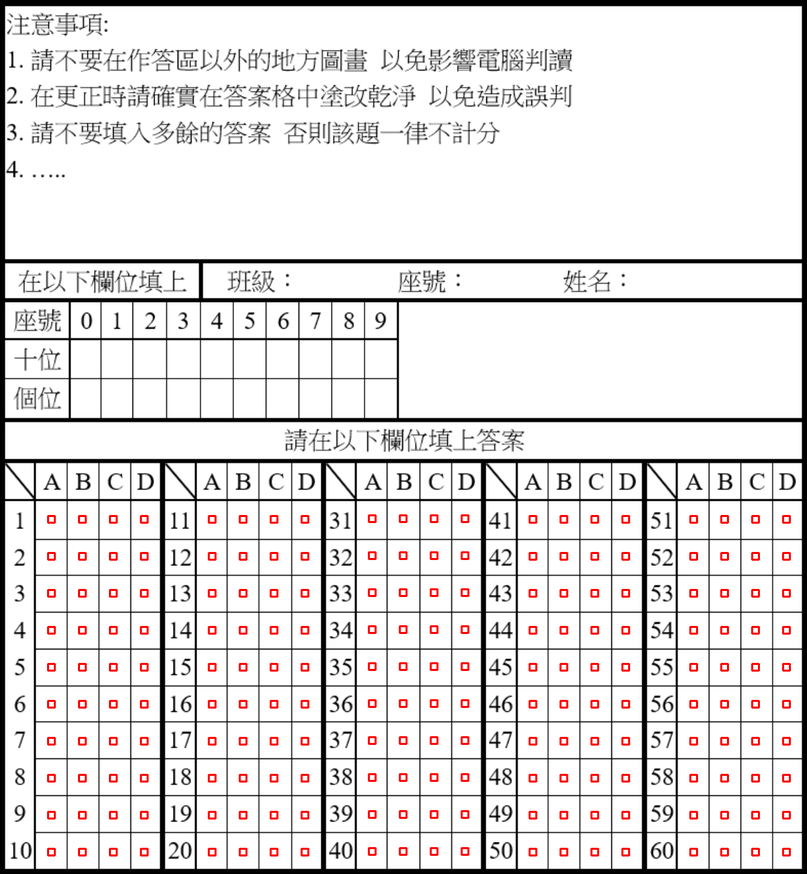
#> input picture output.png, 807 x 874 px, shrunk from 1200 x 1300 before the run, found by its file name
$ python test14.py
#> lines starting #> are read from the running program, lines starting #| are printed output that depends on the picture; after the words box and inside, x2 and y2 are one past the last pixel; in counts of white or black regions, pixels touching at a corner belong together
import cv2
import numpy as np

def preprocess_image(image):
    gray = cv2.cvtColor(image, cv2.COLOR_BGR2GRAY) # 灰階
    thresh = cv2.adaptiveThreshold(gray, 255,
                                cv2.ADAPTIVE_THRESH_GAUSSIAN_C,
                                cv2.THRESH_BINARY_INV, 11, 2) # 二值化並反轉
    return thresh


img = preprocess_image(cv2.imread('output.png'))
#> in preprocess_image, `gray = cv2.cvtColor(image, cv2.COLOR_BGR2GRAY)`:
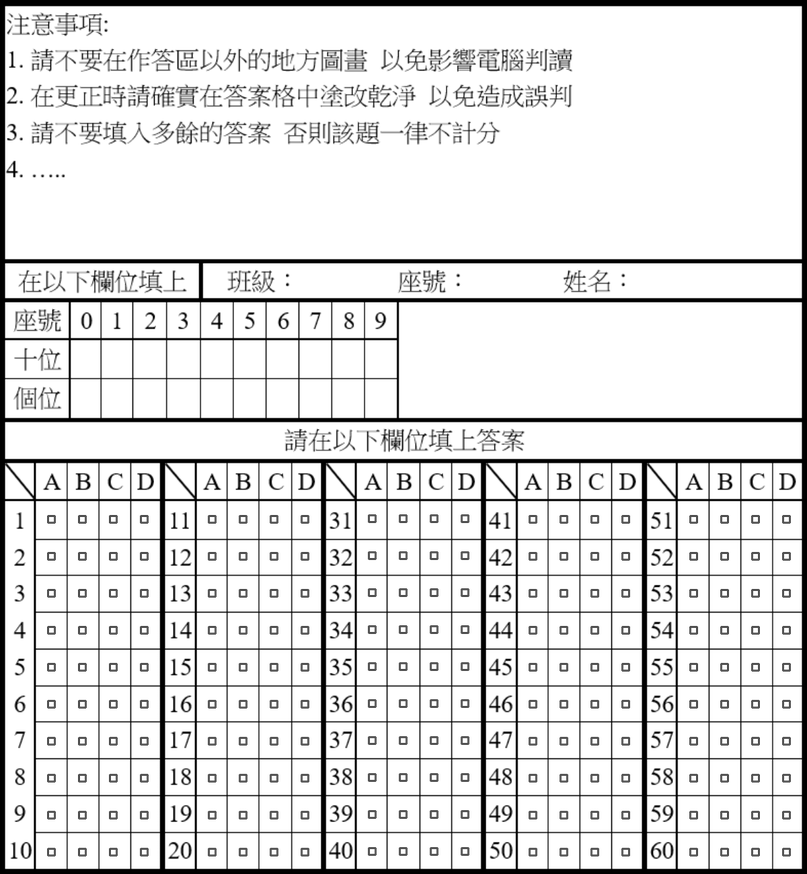
#> gray: shape (874, 807); min 0, max 255, mean 223.4
#> in preprocess_image, image is the input picture: shape (874, 807, 3); mean B, G, R 222.3, 222.3, 226.1
#> in preprocess_image, `thresh = cv2.adaptiveThreshold(gray, 255, cv2.ADAPTIVE_THRESH_GAUSSIAN..`:
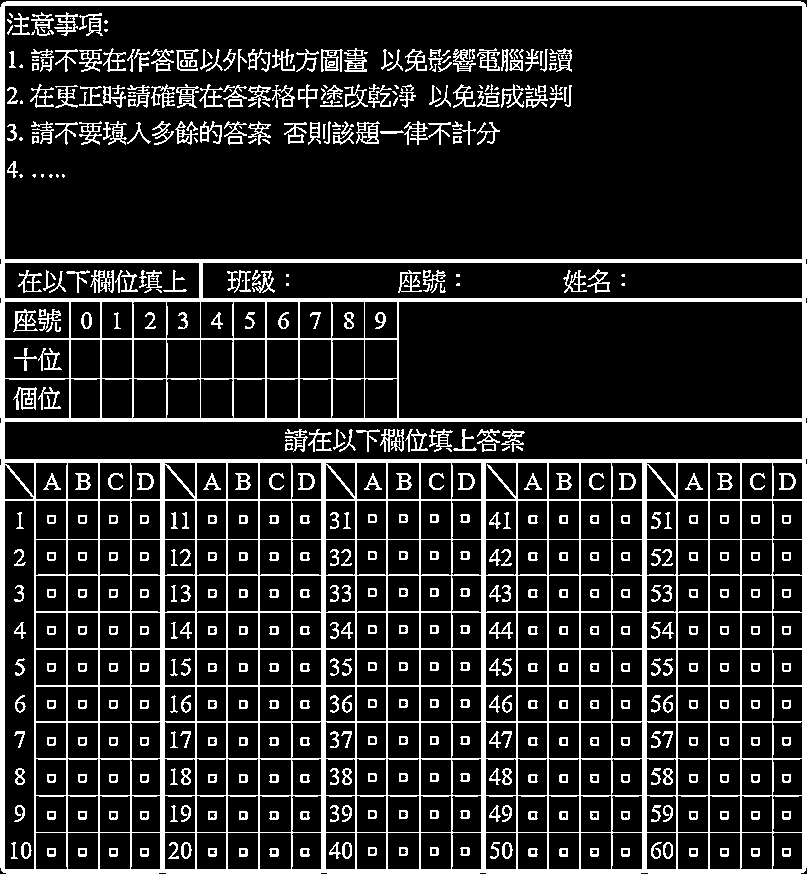
#> thresh: shape (874, 807); 15.7% white; 571 white regions (95 under 20 px), largest, box (x1, y1, x2, y2) and area: (0, 1, 807, 874) 70463, (90, 270, 114, 293) 275, (321, 49, 343, 72) 272
img2 = preprocess_image(cv2.imread('minus_blank.png'))
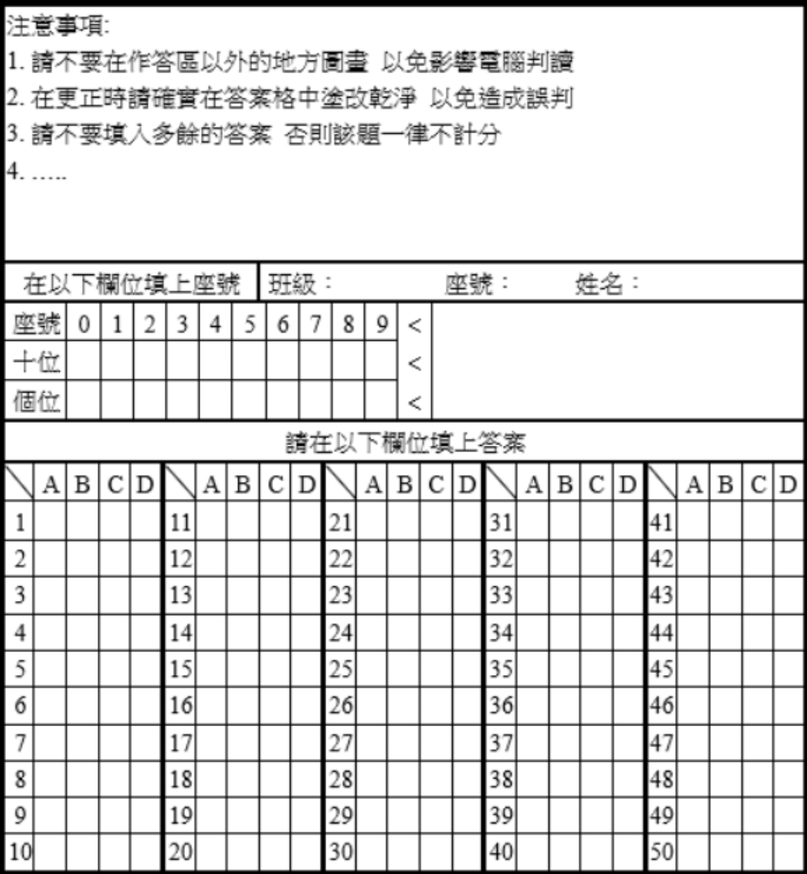
#> input picture src/img/minus_blank.png, 807 x 874 px, shrunk from 1200 x 1300 before the run, found by its file name
#> in preprocess_image, image is the input picture: shape (874, 807, 3); min 0, max 255, mean 222.9
#> in preprocess_image (call 2), `thresh = cv2.adaptiveThreshold(gray, 255, cv2.ADAPTIVE_THRESH_GAUSSIAN..`:
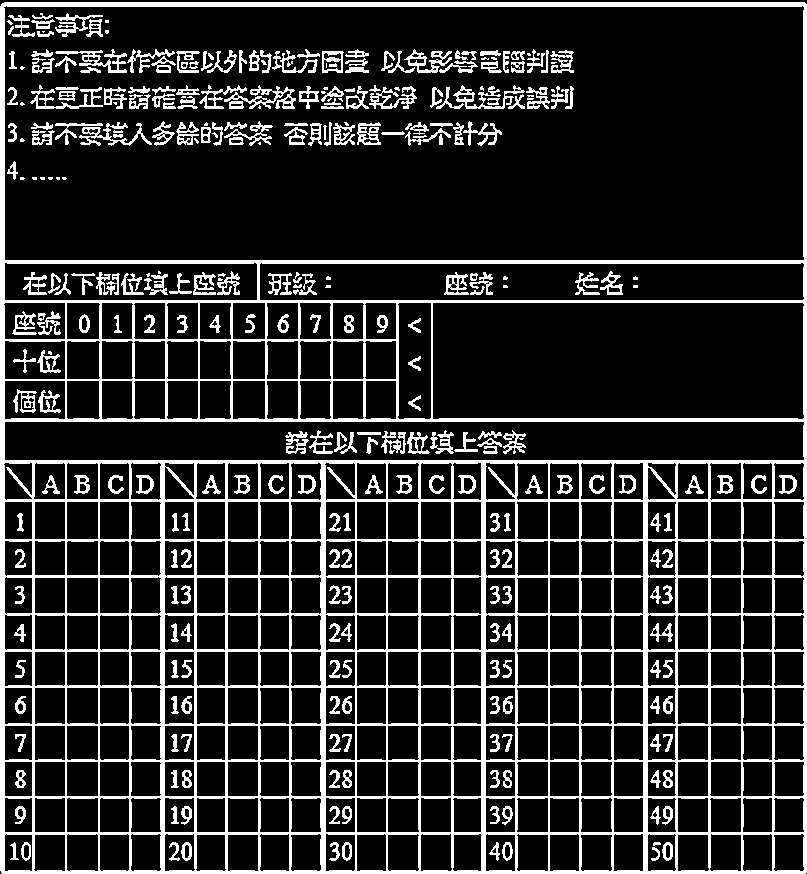
#> thresh: shape (874, 807); 17% white; 324 white regions (50 under 20 px), largest, box (x1, y1, x2, y2) and area: (0, 2, 807, 874) 83562, (224, 85, 296, 109) 575, (453, 85, 525, 109) 540
# output = cv2.absdiff(img, img2)
# _, output = cv2.threshold(output, 0, 255, cv2.THRESH_BINARY + cv2.THRESH_OTSU)
output = cv2.subtract(img, img2)
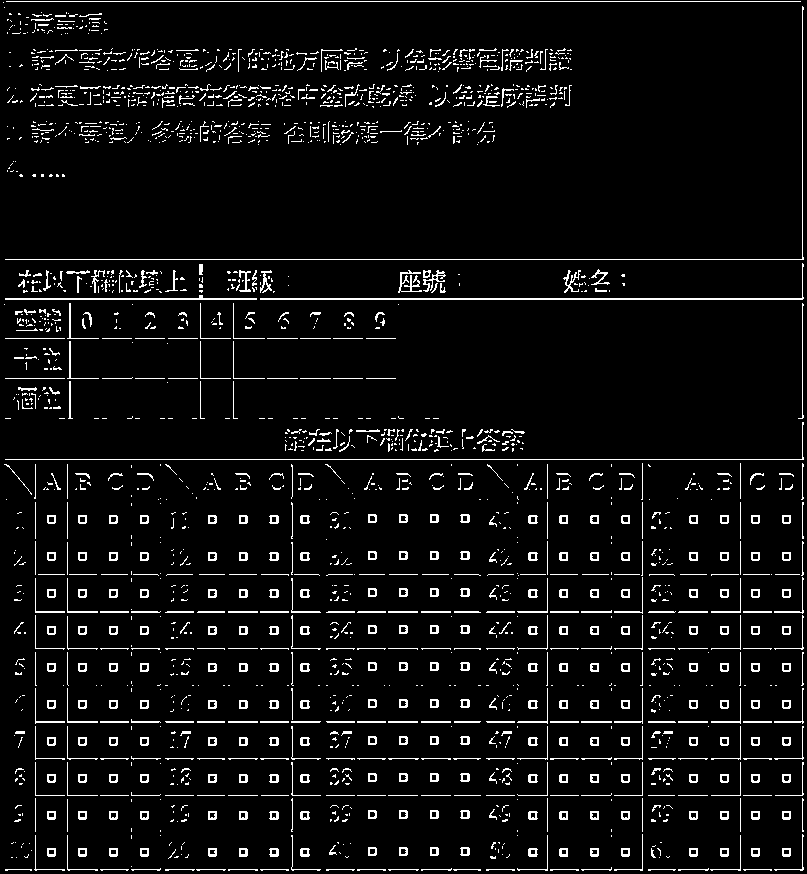
#> output: shape (874, 807); 5.9% white in thin lines or dots
cv2.imshow('out', output)
cv2.waitKey(0)       # 按下任意鍵停止
cv2.destroyAllWindows()
